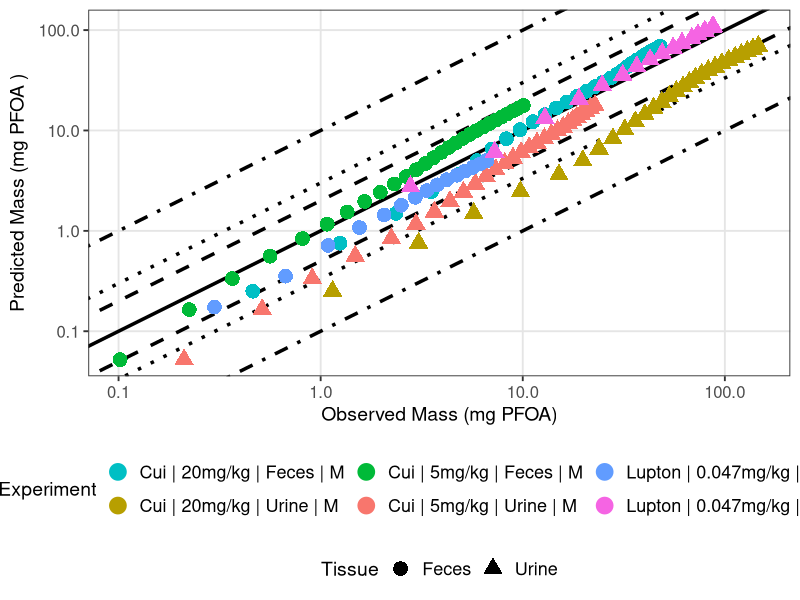

Reproduce this figure in R.
library(ggplot2)

#setwd("C:/Users/user/Documents/GitHub/PFAS_PBK_models/PFOA inhalation Rat/Validation/Validation_results")
setwd("/Users/user/Documents/GitHub/PFAS_PBK_models/PFOA inhalation Rat/Scenarios/Final_results_plots/Validation")

# Load Results 

# Results from Cui
Cui_2010_Excreta_results <- read.csv("Cui_2010_Excreta_results.csv", header = T)

Cui_Urine_M_5 <- Cui_2010_Excreta_results[Cui_2010_Excreta_results$Dose == 5 & 
                                            Cui_2010_Excreta_results$Tissue  == "Urine" &
                                            Cui_2010_Excreta_results$Sex == "M", ]
Cui_Urine_M_5$Experiment <- "Cui | 5mg/kg | Urine | M"


Cui_Urine_M_20 <- Cui_2010_Excreta_results[Cui_2010_Excreta_results$Dose == 20 & 
                                            Cui_2010_Excreta_results$Tissue  == "Urine" &
                                            Cui_2010_Excreta_results$Sex == "M", ]
Cui_Urine_M_20$Experiment <- "Cui | 20mg/kg | Urine | M"



Cui_Feces_M_5 <- Cui_2010_Excreta_results[Cui_2010_Excreta_results$Dose == 5 & 
                                            Cui_2010_Excreta_results$Tissue  == "Feces" &
                                            Cui_2010_Excreta_results$Sex == "M", ]
Cui_Feces_M_5$Experiment <- "Cui | 5mg/kg | Feces | M"


Cui_Feces_M_20 <- Cui_2010_Excreta_results[Cui_2010_Excreta_results$Dose == 20 & 
                                            Cui_2010_Excreta_results$Tissue  == "Feces" &
                                            Cui_2010_Excreta_results$Sex == "M", ]
Cui_Feces_M_20$Experiment <- "Cui | 20mg/kg | Feces | M"


#Results from Lupton 2020

Lupton_2020_Excreta_results <- read.csv("Lupton_2020_excreta_results.csv", header = T, colClasses = c("sex" = "character"))


Lupton_Feces_F <- Lupton_2020_Excreta_results[Lupton_2020_Excreta_results$Dose == 0.047 & 
                                              Lupton_2020_Excreta_results$Tissue  == "Feces" &
                                              Lupton_2020_Excreta_results$sex == "F", ]
Lupton_Feces_F$Experiment <- "Lupton | 0.047mg/kg | Feces | F"


Lupton_Urine_F <- Lupton_2020_Excreta_results[Lupton_2020_Excreta_results$Dose == 0.047 & 
                                              Lupton_2020_Excreta_results$Tissue  == "Urine" &
                                              Lupton_2020_Excreta_results$sex == "F", ]
Lupton_Urine_F$Experiment <- "Lupton | 0.047mg/kg | Urine | F"


Experiment <- scales::hue_pal()(6)

names(Experiment) <- unique(c( Cui_Urine_M_5$Experiment, Cui_Urine_M_20$Experiment,
                               Cui_Feces_M_5$Experiment, Cui_Feces_M_20$Experiment,
                               Lupton_Feces_F$Experiment, Lupton_Urine_F$Experiment))
# Create legend data
legend_lines <- data.frame(
  x = 1, y = 1,
  type = factor(c("1x (identity)", "±2-fold", "±3-fold", "±10-fold"),
                levels = c("1x (identity)", "±2-fold", "±3-fold", "±10-fold"))
)



scatter_plot <- ggplot() +
  # Error range lines
  geom_abline(intercept = log10(1), slope = 1, linetype = "solid", color = "black", linewidth = 1.2) +
  geom_abline(intercept = log10(2), slope = 1, linetype = "dashed", color = "black", linewidth = 1.2) +
  geom_abline(intercept = log10(1/2), slope = 1, linetype = "dashed", color = "black", linewidth = 1.2) +
  geom_abline(intercept = log10(3), slope = 1, linetype = "dotted", color = "black", linewidth = 1.2) +
  geom_abline(intercept = log10(1/3), slope = 1, linetype = "dotted", color = "black", linewidth = 1.2) +
  geom_abline(intercept = log10(10), slope = 1, linetype = "dotdash", color = "black", linewidth = 1.2) +
  geom_abline(intercept = log10(1/10), slope = 1, linetype = "dotdash", color = "black", linewidth = 1.2) +

  # Data points (original style)
  geom_point(data = Cui_Urine_M_5, aes(x = Observed, y = Predicted, color = Experiment, shape = Tissue), size = 4, stroke = 1.5) +
  geom_point(data = Cui_Urine_M_20, aes(x = Observed, y = Predicted, color = Experiment, shape = Tissue), size = 4, stroke = 1.5) +
  geom_point(data = Cui_Feces_M_5, aes(x = Observed, y = Predicted, color = Experiment, shape = Tissue), size = 4, stroke = 1.5) +
  geom_point(data = Cui_Feces_M_20, aes(x = Observed, y = Predicted, color = Experiment, shape = Tissue), size = 4, stroke = 1.5) +
  geom_point(data = Lupton_Feces_F, aes(x = Observed, y = Predicted, color = Experiment, shape = Tissue), size = 4, stroke = 1.5) +
  geom_point(data = Lupton_Urine_F, aes(x = Observed, y = Predicted, color = Experiment, shape = Tissue), size = 4, stroke = 1.5) +
  
  # Axes
  scale_x_log10() +
  scale_y_log10() +
  
  # Color and shape scales
  scale_color_manual(values = Experiment) +

  # Labels
  labs(
    x = expression("Observed Mass (mg PFOA)"),
    y = expression("Predicted Mass (mg PFOA )"),
    color = "Experiment",
    shape = "Tissue"
  ) +
  
  # Theme to match create.plots
  theme_bw(base_size = 14) +
  theme(
    plot.title = element_text(hjust = 0.5, size = 16, face = "bold"),
    axis.title = element_text(size = 14),
    axis.text = element_text(size = 12),
    legend.position = "bottom",
    legend.box = "vertical",
    legend.title = element_text(size = 14),
    legend.text = element_text(size = 13),
    panel.grid.major = element_line(color = "grey90"),
    panel.grid.minor = element_blank(),
    legend.spacing.y = unit(0.5, "cm")
  )

# Save the final figure
ggsave("validation_plot_PFOA_excreta.png", scatter_plot, width = 11, height = 7, units = "in", dpi = 300)
